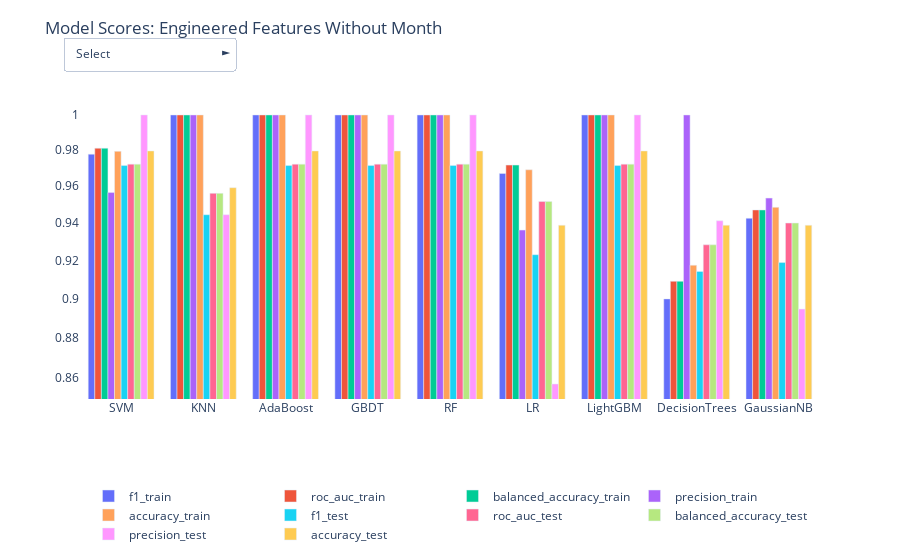

The cell this chart's notebook holds for it:
### Code cell
############################################################################################
df  = pd.read_csv('../Models/Classification_models/tuned_models_raw4_3_without_month//model_scores.csv')
#df = df.drop('Unnamed: 0', axis =1)
df = df.set_index('model')
df1 = df[['f1_train','roc_auc_train','balanced_accuracy_train','precision_train','accuracy_train']]
df2 = df[['f1_test','roc_auc_test','balanced_accuracy_test','precision_test','accuracy_test']]

#########################################################
import plotly.graph_objects as go


def multi_plot(df1,df2, title, addAll = True):
    
    fig = go.Figure()
    

    for column1 in df1.columns.to_list():
        f1= fig.add_trace(
            go.Bar(
                x = df1.index,
                y = df1[column1],
                name = column1,
            )
        )

    for column2 in df2.columns.to_list():
        fig.add_trace(
            go.Bar(
                x = df2.index,
                y = df2[column2],
                name = column2
            )
        )


    button_all = [dict(label = 'Train',
                      method = 'update',
                      args = [{'visible': df1.columns.isin(df1.columns),
                               'title': 'All',
                               'showlegend':True}]),
                  dict(label = 'Select',
                      method = 'update',
                      args = [{'visible': df2.columns.isin(df2.columns),
                               'title': 'All',
                               'showlegend':True}]),
                  
                  ]
                 
                

    def create_layout_button(column1):
        return dict(label = column1,
                    method = 'update',
                    args = [{'visible': df1.columns.isin([column1]),
                             'title': column1,
                             'showlegend': True}])
    
    def create_layout_button2(column2):
        return dict(label = column2,
                    method = 'update',
                    args = [{'visible': df2.columns.isin([column2]),
                             'title': column2,
                             'showlegend': True}]
                   )
    # Update remaining layout properties

    fig.update_layout(
        updatemenus=[
          
            
            go.layout.Updatemenu(
            active = 0,
            visible=True,
            buttons = ([button_all[1]] * addAll) + list(df2.columns.map(lambda column: create_layout_button2(column))),
               
            direction="right",
            pad={"r": 5, "t": 5,"l":5},
            showactive=True,
            x=-0.03,
            xanchor="left",
            y=1.1,
            yanchor="bottom"),
            
            
            
        ],
         yaxis_type="log"       
    )
    # Update remaining layout properties
    fig.update_layout(
        title_text=title,
        title_y=0.96,
        
        height=400,
        #width = 1000,
        showlegend=True,
        legend=dict(yanchor="bottom",
                                  y=-0.5,
                                  xanchor="center",
                                  x=0.5,
                                  orientation='h'),
        paper_bgcolor = "rgba(0,0,0,0)",
        plot_bgcolor = "rgba(0,0,0,0)",
        margin_autoexpand=True,
        autosize=True,
        
    )
    
    fig.show(scale=200, config= dict(displayModeBar = False))
       
    ############################################################
    
    # Writing and exporting interactive figure as html file 
    
    f1.write_html('../Models/Classification_models/tuned_models_raw4_3_without_month/Model_Scores.html',config= dict(displayModeBar = False))
        
########################################################################################

multi_plot(df1,df2, title="Model Scores: Engineered Features Without Month")  

#https://towardsdatascience.com/how-to-create-an-interactive-dropdown-in-jupyter-322277f58a68

### Figure 1 — Plotly figure (JSON) as saved in the notebook; plotly's stock layout.template omitted (floating-point values rounded to 4 significant figures)
{"data": [{"name": "f1_train", "type": "bar", "x": ["SVM", "KNN", "AdaBoost", "GBDT", "RF", "LR", "LightGBM", "DecisionTrees", "GaussianNB"], "y": [0.9778, 1, 1, 1, 1, 0.967, 1, 0.9, 0.9425]}, {"name": "roc_auc_train", "type": "bar", "x": ["SVM", "KNN", "AdaBoost", "GBDT", "RF", "LR", "LightGBM", "DecisionTrees", "GaussianNB"], "y": [0.9811, 1, 1, 1, 1, 0.9717, 1, 0.9091, 0.947]}, {"name": "balanced_accuracy_train", "type": "bar", "x": ["SVM", "KNN", "AdaBoost", "GBDT", "RF", "LR", "LightGBM", "DecisionTrees", "GaussianNB"], "y": [0.9811, 1, 1, 1, 1, 0.9717, 1, 0.9091, 0.947]}, {"name": "precision_train", "type": "bar", "x": ["SVM", "KNN", "AdaBoost", "GBDT", "RF", "LR", "LightGBM", "DecisionTrees", "GaussianNB"], "y": [0.9565, 1, 1, 1, 1, 0.9362, 1, 1, 0.9535]}, {"name": "accuracy_train", "type": "bar", "x": ["SVM", "KNN", "AdaBoost", "GBDT", "RF", "LR", "LightGBM", "DecisionTrees", "GaussianNB"], "y": [0.9794, 1, 1, 1, 1, 0.9691, 1, 0.9175, 0.9485]}, {"name": "f1_test", "type": "bar", "x": ["SVM", "KNN", "AdaBoost", "GBDT", "RF", "LR", "LightGBM", "DecisionTrees", "GaussianNB"], "y": [0.9714, 0.9444, 0.9714, 0.9714, 0.9714, 0.9231, 0.9714, 0.9143, 0.9189]}, {"name": "roc_auc_test", "type": "bar", "x": ["SVM", "KNN", "AdaBoost", "GBDT", "RF", "LR", "LightGBM", "DecisionTrees", "GaussianNB"], "y": [0.9722, 0.9561, 0.9722, 0.9722, 0.9722, 0.9516, 0.9722, 0.9283, 0.94]}, {"name": "balanced_accuracy_test", "type": "bar", "x": ["SVM", "KNN", "AdaBoost", "GBDT", "RF", "LR", "LightGBM", "DecisionTrees", "GaussianNB"], "y": [0.9722, 0.9561, 0.9722, 0.9722, 0.9722, 0.9516, 0.9722, 0.9283, 0.94]}, {"name": "precision_test", "type": "bar", "x": ["SVM", "KNN", "AdaBoost", "GBDT", "RF", "LR", "LightGBM", "DecisionTrees", "GaussianNB"], "y": [1, 0.9444, 1, 1, 1, 0.8571, 1, 0.9412, 0.8947]}, {"name": "accuracy_test", "type": "bar", "x": ["SVM", "KNN", "AdaBoost", "GBDT", "RF", "LR", "LightGBM", "DecisionTrees", "GaussianNB"], "y": [0.9796, 0.9592, 0.9796, 0.9796, 0.9796, 0.9388, 0.9796, 0.9388, 0.9388]}], "layout": {"autosize": true, "legend": {"orientation": "h", "x": 0.5, "xanchor": "center", "y": -0.5, "yanchor": "bottom"}, "margin": {"autoexpand": true}, "paper_bgcolor": "rgba(0, 0, 0, 0)", "plot_bgcolor": "rgba(0, 0, 0, 0)", "showlegend": true, "title": {"text": "Model Scores: Engineered Features Without Month", "y": 0.96}, "updatemenus": [{"active": 0, "buttons": [{"args": [{"showlegend": true, "title": "All", "visible": [true, true, true, true, true]}], "label": "Select", "method": "update"}, {"args": [{"showlegend": true, "title": "f1_test", "visible": [true, false, false, false, false]}], "label": "f1_test", "method": "update"}, {"args": [{"showlegend": true, "title": "roc_auc_test", "visible": [false, true, false, false, false]}], "label": "roc_auc_test", "method": "update"}, {"args": [{"showlegend": true, "title": "balanced_accuracy_test", "visible": [false, false, true, false, false]}], "label": "balanced_accuracy_test", "method": "update"}, {"args": [{"showlegend": true, "title": "precision_test", "visible": [false, false, false, true, false]}], "label": "precision_test", "method": "update"}, {"args": [{"showlegend": true, "title": "accuracy_test", "visible": [false, false, false, false, true]}], "label": "accuracy_test", "method": "update"}], "direction": "right", "pad": {"l": 5, "r": 5, "t": 5}, "showactive": true, "visible": true, "x": -0.03, "xanchor": "left", "y": 1.1, "yanchor": "bottom"}], "xaxis": {"autorange": true, "range": [-0.5, 8.5], "type": "category"}, "yaxis": {"autorange": true, "range": [-0.07067, 0.003719], "type": "log"}}}
